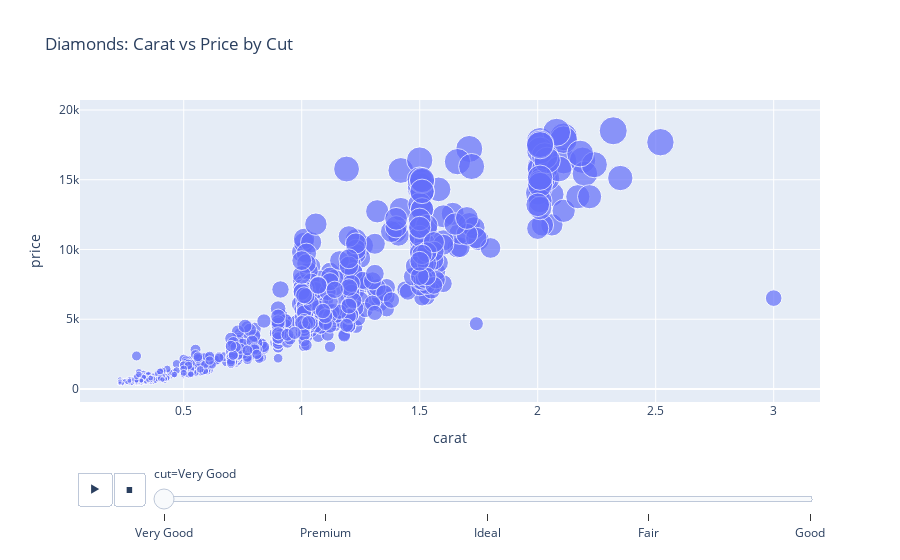

Write notebook code for a chart like this one.
### Markdown cell above
# Scatter plot

### Code cell
fig = px.scatter(df,
                 x='carat',
                 y='price', 
                 animation_frame='cut',
                #  animation_group='color',
                 size='price',
                 title='Diamonds: Carat vs Price by Cut')
fig.show()

### Figure 1 — Plotly figure (JSON) as saved in the notebook; plotly's stock layout.template omitted (floating-point values rounded to 4 significant figures; data arrays with more than 128 entries replaced by an {"elided": "..."} marker saying what was removed)
{"data": [{"hovertemplate": "cut=Very Good<br>carat=%{x}<br>price=%{marker.size}<extra></extra>", "legendgroup": "", "marker": {"color": "#636efa", "size": {"elided": "1154 int values"}, "sizemode": "area", "sizeref": 46.99, "symbol": "circle"}, "mode": "markers", "name": "", "orientation": "v", "showlegend": false, "type": "scatter", "x": {"elided": "1154 float values"}, "xaxis": "x", "y": {"elided": "1154 int values"}, "yaxis": "y"}], "layout": {"legend": {"itemsizing": "constant", "tracegroupgap": 0}, "sliders": [{"active": 0, "currentvalue": {"prefix": "cut="}, "len": 0.9, "pad": {"b": 10, "t": 60}, "steps": [{"args": [["Very Good"], {"frame": {"duration": 0, "redraw": false}, "fromcurrent": true, "mode": "immediate", "transition": {"duration": 0, "easing": "linear"}}], "label": "Very Good", "method": "animate"}, {"args": [["Premium"], {"frame": {"duration": 0, "redraw": false}, "fromcurrent": true, "mode": "immediate", "transition": {"duration": 0, "easing": "linear"}}], "label": "Premium", "method": "animate"}, {"args": [["Ideal"], {"frame": {"duration": 0, "redraw": false}, "fromcurrent": true, "mode": "immediate", "transition": {"duration": 0, "easing": "linear"}}], "label": "Ideal", "method": "animate"}, {"args": [["Fair"], {"frame": {"duration": 0, "redraw": false}, "fromcurrent": true, "mode": "immediate", "transition": {"duration": 0, "easing": "linear"}}], "label": "Fair", "method": "animate"}, {"args": [["Good"], {"frame": {"duration": 0, "redraw": false}, "fromcurrent": true, "mode": "immediate", "transition": {"duration": 0, "easing": "linear"}}], "label": "Good", "method": "animate"}], "x": 0.1, "xanchor": "left", "y": 0, "yanchor": "top"}], "title": {"text": "Diamonds: Carat vs Price by Cut"}, "updatemenus": [{"buttons": [{"args": [null, {"frame": {"duration": 500, "redraw": false}, "fromcurrent": true, "mode": "immediate", "transition": {"duration": 500, "easing": "linear"}}], "label": "&#9654;", "method": "animate"}, {"args": [[null], {"frame": {"duration": 0, "redraw": false}, "fromcurrent": true, "mode": "immediate", "transition": {"duration": 0, "easing": "linear"}}], "label": "&#9724;", "method": "animate"}], "direction": "left", "pad": {"r": 10, "t": 70}, "showactive": false, "type": "buttons", "x": 0.1, "xanchor": "right", "y": 0, "yanchor": "top"}], "xaxis": {"anchor": "y", "domain": [0, 1], "title": {"text": "carat"}}, "yaxis": {"anchor": "x", "domain": [0, 1], "title": {"text": "price"}}}}
